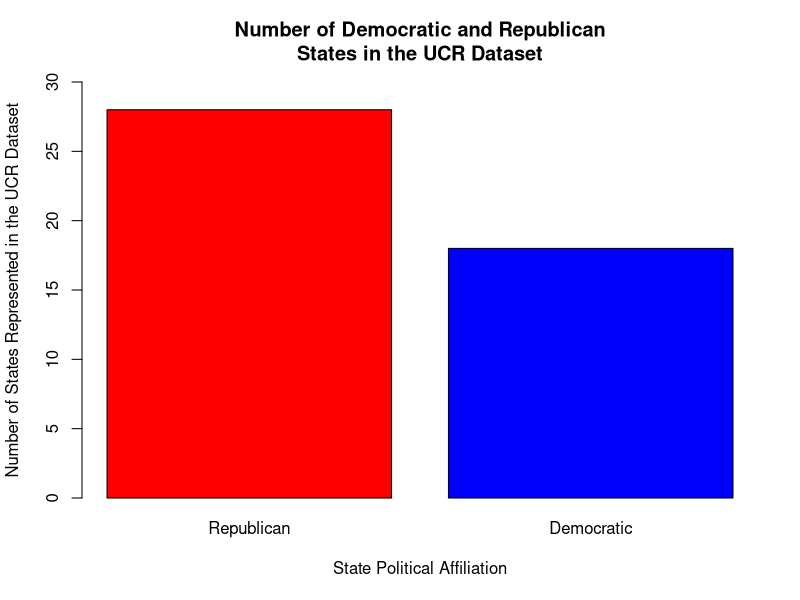
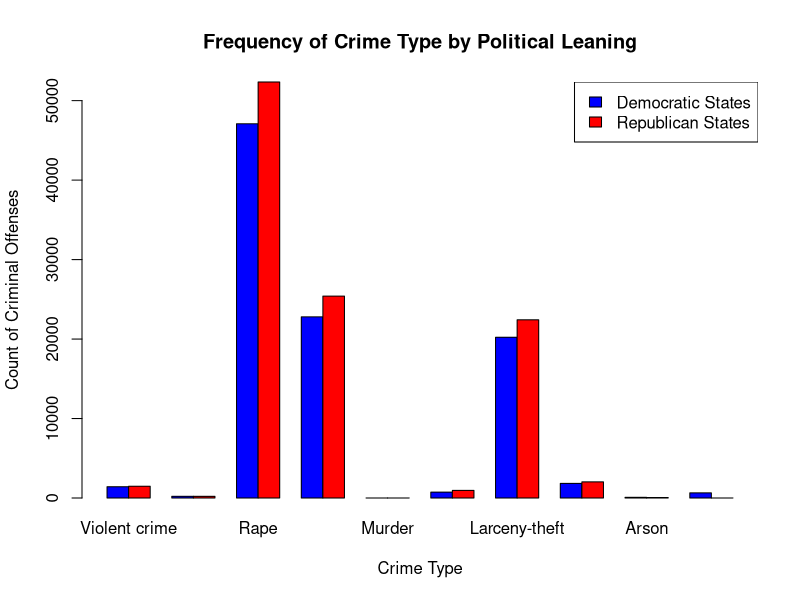
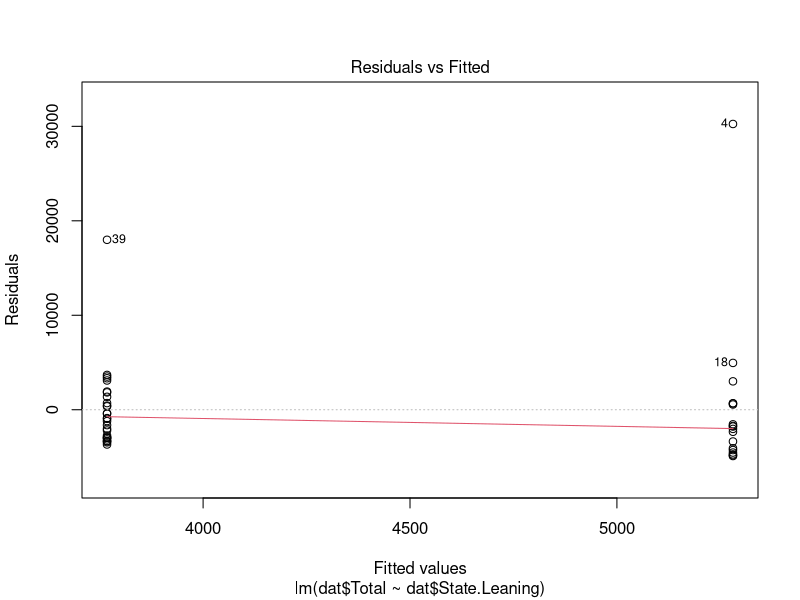
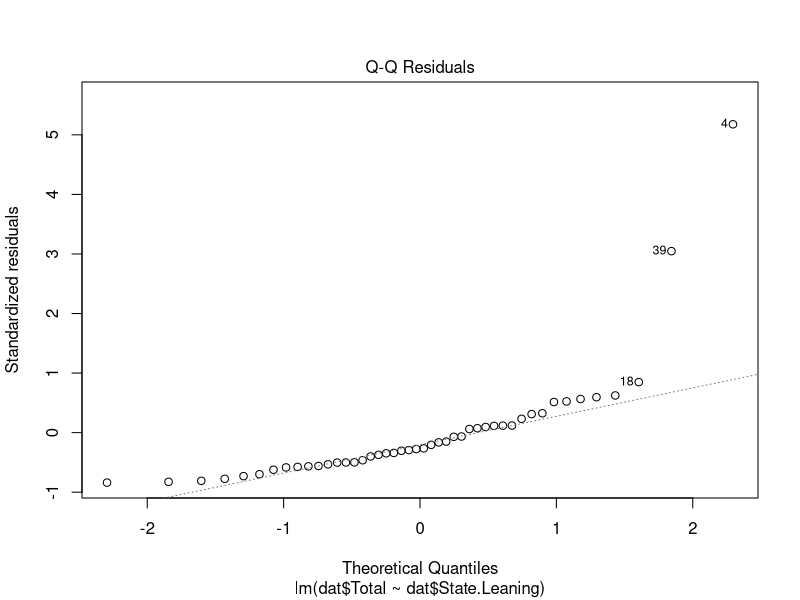
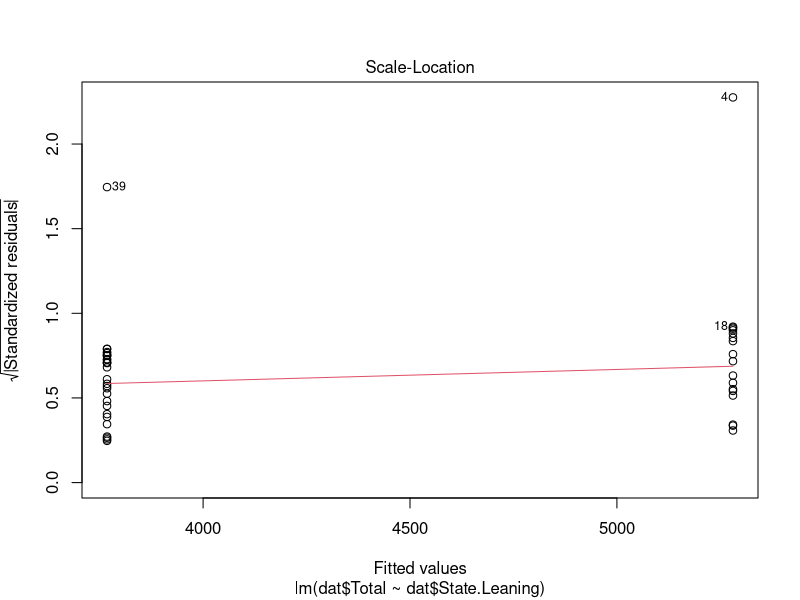
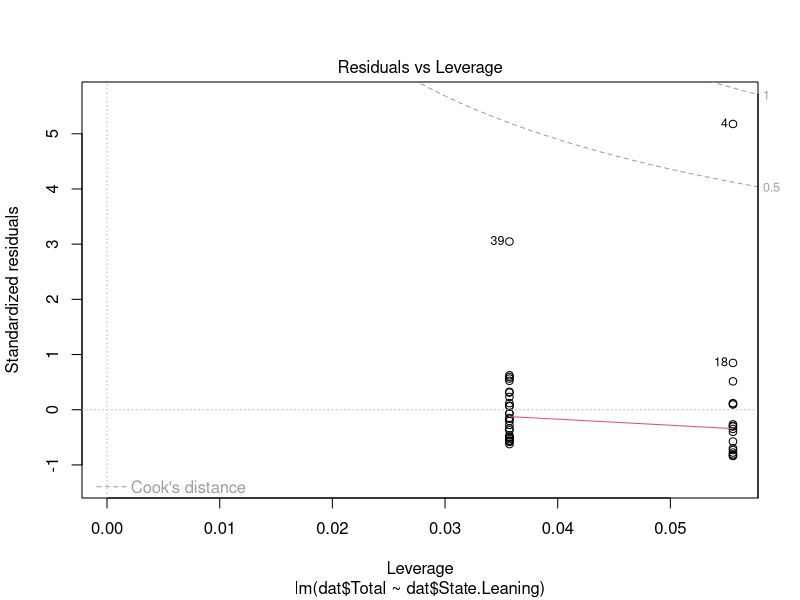
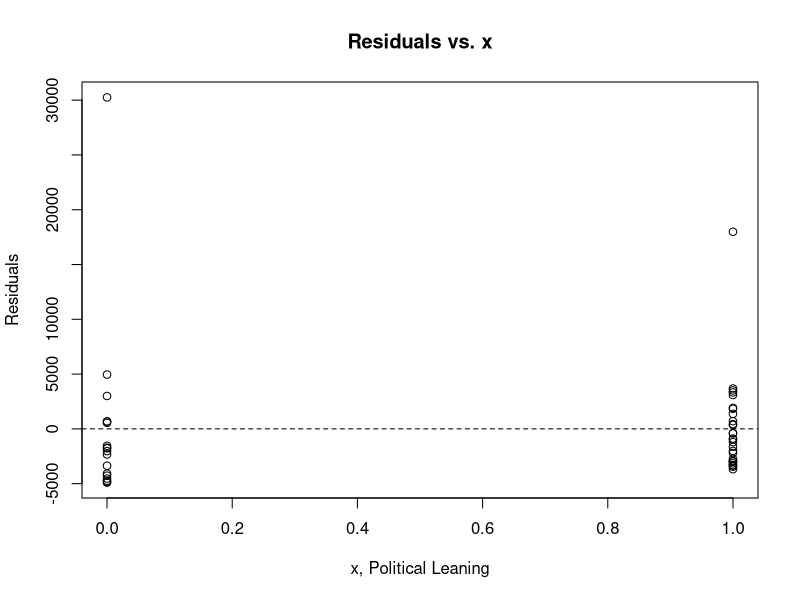
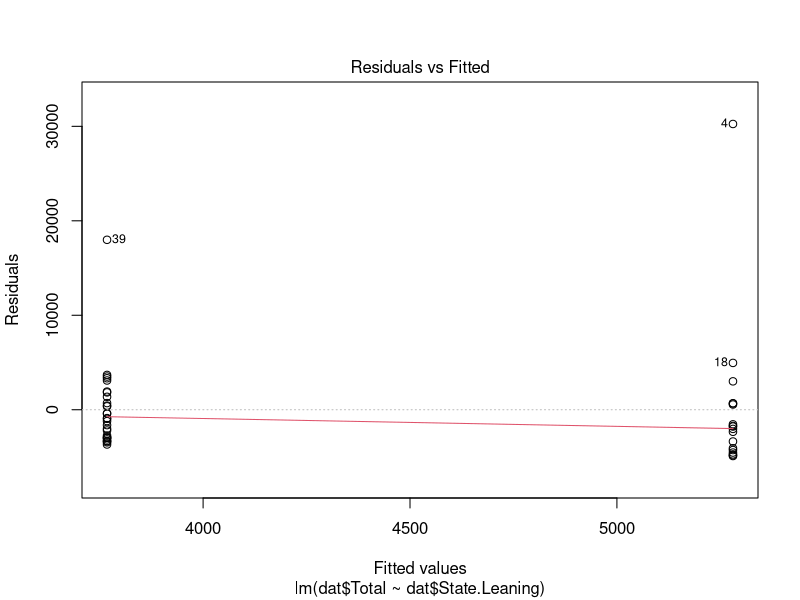

R code for these plots, in order:
## ---- chunk 1
knitr::opts_chunk$set(echo = TRUE)
knitr::opts_knit$set(root.dir = '/Users/hwasser/Documents/Penn/4 Fourth Year/CRIM 250/Final Project')
## ---- chunk 2
library(readr)
library(knitr)
dat <- read.csv(file = 'FinalProjectData.csv')
dat5 <- read.csv(file = 'FinalProjectData5.csv')
## ---- chunk 3
y = data.frame(Political_Leaning=c('Republican', 'Democratic'),Number=c(28,18))
colours = c("red", "blue")
w <- c(0.05, 0.05)
barplot(y$Number, width = w, main='Number of Democratic and Republican
States in the UCR Dataset', ylab='Number of States Represented in the UCR Dataset', xlab='State Political Affiliation', names.arg=y$Political_Leaning, col=colours, ylim=c(0,30))

## ---- chunk 4
counts5 <- t(as.matrix(dat5[-1]))
counts5
colnames(counts5) <- dat5$crime_type
colours = c("blue", "red")
barplot(counts5, main='Frequency of Crime Type by Political Leaning', ylab='Count of Criminal Offenses', xlab='Crime Type',beside = TRUE, 
        col=colours, ylim=c(0,max(counts5)*1))

legend('topright',fill=colours,legend=c('Democratic States','Republican States'))

## ---- chunk 5
# Correlation between Crime and Political Affiliation
cor(dat$State.Leaning, dat$Total)
## ---- chunk 6

# Total Crime Regression
reg.output <- lm(dat$Total ~ dat$State.Leaning, data = dat)
summary(reg.output)

plot(reg.output)

# Linearity Assumption:
plot(dat$State.Leaning, reg.output$residuals, main="Residuals vs. x", xlab="x, Political Leaning", ylab="Residuals")
abline(h = 0, lty="dashed")
plot(reg.output, which=1)
# Independence Assumption: using Residuals vs. x plotted above
plot(dat$State.Leaning, dat$Total, main="Relationship between crime and political leaning",
    xlab="Political Leaning", ylab="Number of criminal offences")
abline(reg.output, col = "red", lwd=2)
# Equal Variance Assumption/ Homoscedasticity:
plot(reg.output, which=3)
# Normal Population Assumption:
plot(reg.output, which=2)
plot(reg.output, which=5)

## ---- chunk 7
# Rape regression
reg.output1 <- lm(dat$Rape ~ dat$State.Leaning, data = dat)
summary(reg.output1)

# Violent Crime Regression
reg.output2 <- lm(dat$Violent.crime ~ dat$State.Leaning, data = dat)
summary(reg.output2)
